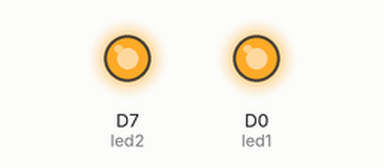
This sketch was run on a simulated ESP8266 (NodeMCU). On the bench: output pins drawn as LEDs (lit = HIGH).

Above: at 0.2 s.
At 18.2 s:
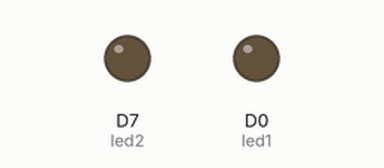
Timing chart, 0 to 20.8 s (numbered marks = the images above):
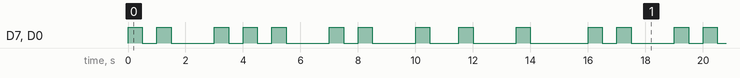

Measured:
- by itself, D7 (led2), D0 (led1): repeats every 16.0 s: LOW 0.50 s, HIGH 0.50 s, LOW 1.5 s, 2 × (HIGH 0.50 s, LOW 0.50 s), HIGH 0.50 s, LOW 1.5 s, HIGH 0.50 s, LOW 0.50 s, HIGH 0.50 s, LOW 1.5 s, HIGH 0.50 s, LOW 1.0 s, HIGH 0.50 s, LOW 1.5 s, HIGH 0.50 s, LOW 2.0 s, HIGH 0.50 s
- by itself, everything shown: repeats every 16.0 s, in 20 steps

The sketch:

blink-an-led1.ino
```cpp
// ------------
// Blink an LED
// ------------

/*-------------

We've heavily commented this code for you. If you're a pro, feel free to ignore it.

Comments start with two slashes or are blocked off by a slash and a star.
You can read them, but your device can't.
It's like a secret message just for you.

Every program based on Wiring (programming language used by Arduino, and Particle devices) has two essential parts:
setup - runs once at the beginning of your program
loop - runs continuously over and over

You'll see how we use these in a second.

This program will blink an led on and off every second.
It blinks the D7 LED on your Particle device. If you have an LED wired to D0, it will blink that LED as well.

-------------*/


// First, we're going to make some variables.
// This is our "shorthand" that we'll use throughout the program:

int led1 = D0; // Instead of writing D0 over and over again, we'll write led1
// You'll need to wire an LED to this one to see it blink.

int led2 = D7; // Instead of writing D7 over and over again, we'll write led2
// This one is the little blue LED on your board. On the Photon it is next to D7, and on the Core it is next to the USB jack.

// Having declared these variables, let's move on to the setup function.
// The setup function is a standard part of any microcontroller program.
// It runs only once when the device boots up or is reset.

void setup() {

  // We are going to tell our device that D0 and D7 (which we named led1 and led2 respectively) are going to be output
  // (That means that we will be sending voltage to them, rather than monitoring voltage that comes from them)

  // It's important you do this here, inside the setup() function rather than outside it or in the loop function.

  pinMode(led1, OUTPUT);
  pinMode(led2, OUTPUT);

}

// Next we have the loop function, the other essential part of a microcontroller program.
// This routine gets repeated over and over, as quickly as possible and as many times as possible, after the setup function is called.
// Note: Code that blocks for too long (like more than 5 seconds), can make weird things happen (like dropping the network connection).  The built-in delay function shown below safely interleaves required background activity, so arbitrarily long delays can safely be done if you need them.

void loop() {
  // Blinking for letter I
  digitalWrite(led1, HIGH); //Blink 1
  digitalWrite(led2, HIGH);
  delay(500);
  digitalWrite(led1, LOW);
  digitalWrite(led2, LOW);
  delay(500);
  digitalWrite(led1, HIGH); // Blink 2
  digitalWrite(led2, HIGH);
  delay(500);
  digitalWrite(led1, LOW);
  digitalWrite(led2, LOW);
  delay(1500);

  //Blinking for letter S
  digitalWrite(led1, HIGH);//BLINK 1
  digitalWrite(led2, HIGH);
  delay(500);
  digitalWrite(led1, LOW);
  digitalWrite(led2, LOW);
  delay(500);
  digitalWrite(led1, HIGH);//BLINK 2
  digitalWrite(led2, HIGH);
  delay(500);
  digitalWrite(led1, LOW);
  digitalWrite(led2, LOW);
  delay(500);
  digitalWrite(led1, HIGH);//BLINK 3
  digitalWrite(led2, HIGH);
  delay(500);
  digitalWrite(led1, LOW);
  digitalWrite(led2, LOW);
  delay(1500);

  //Blinking for letter I
  digitalWrite(led1, HIGH); //Blink 1
  digitalWrite(led2, HIGH);
  delay(500);
  digitalWrite(led1, LOW);
  digitalWrite(led2, LOW);
  delay(500);
  digitalWrite(led1, HIGH); //Blink 2
  digitalWrite(led2, HIGH);
  delay(500);
  digitalWrite(led1, LOW);
  digitalWrite(led2, LOW);
  delay(1500);

  //Blinking for letter R
  digitalWrite(led1, HIGH); //Blink 1
  digitalWrite(led2, HIGH);
  delay(500);
  digitalWrite(led1,LOW);
  digitalWrite(led2,LOW);
  delay(1000);//long pause
  digitalWrite(led1, HIGH); //Blink 2 last one for R
  digitalWrite(led2, HIGH);
  delay(500);
  digitalWrite(led1,LOW);
  digitalWrite(led2,LOW);
  delay(1500);

  //Blinking for letter A
  digitalWrite(led1, HIGH); //Blink 1
  digitalWrite(led2, HIGH);
  delay(500);
  digitalWrite(led1,LOW);
  digitalWrite(led2,LOW);
  delay(2000);

  // And repeat!
}
```
